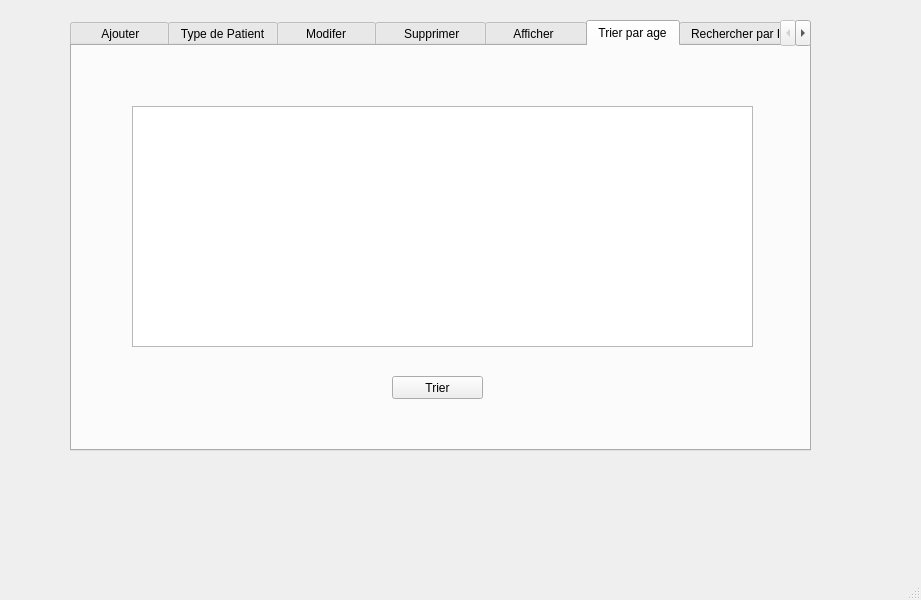
<?xml version="1.0" encoding="UTF-8"?>
<ui version="4.0">
 <class>MainWindow</class>
 <widget class="QMainWindow" name="MainWindow">
  <property name="geometry">
   <rect>
    <x>0</x>
    <y>0</y>
    <width>921</width>
    <height>600</height>
   </rect>
  </property>
  <property name="windowTitle">
   <string>MainWindow</string>
  </property>
  <widget class="QWidget" name="centralwidget">
   <widget class="QTabWidget" name="tabWidget_2">
    <property name="geometry">
     <rect>
      <x>70</x>
      <y>20</y>
      <width>741</width>
      <height>431</height>
     </rect>
    </property>
    <property name="styleSheet">
     <string notr="true"/>
    </property>
    <property name="currentIndex">
     <number>5</number>
    </property>
    <property name="usesScrollButtons">
     <bool>true</bool>
    </property>
    <widget class="QWidget" name="AddA">
     <attribute name="title">
      <string>      Ajouter     </string>
     </attribute>
     <widget class="QPushButton" name="pb_ajouter">
      <property name="geometry">
       <rect>
        <x>280</x>
        <y>330</y>
        <width>151</width>
        <height>23</height>
       </rect>
      </property>
      <property name="text">
       <string>Ajouter</string>
      </property>
     </widget>
     <widget class="QComboBox" name="comboBox_typec">
      <property name="geometry">
       <rect>
        <x>270</x>
        <y>300</y>
        <width>231</width>
        <height>22</height>
       </rect>
      </property>
      <property name="editable">
       <bool>false</bool>
      </property>
      <property name="currentText">
       <string/>
      </property>
      <property name="currentIndex">
       <number>-1</number>
      </property>
     </widget>
     <widget class="QLineEdit" name="lineEdit_id">
      <property name="geometry">
       <rect>
        <x>0</x>
        <y>20</y>
        <width>231</width>
        <height>20</height>
       </rect>
      </property>
      <property name="styleSheet">
       <string notr="true"/>
      </property>
      <property name="text">
       <string/>
      </property>
      <property name="placeholderText">
       <string>ID </string>
      </property>
     </widget>
     <widget class="QLineEdit" name="lineEdit_nom">
      <property name="geometry">
       <rect>
        <x>0</x>
        <y>60</y>
        <width>231</width>
        <height>20</height>
       </rect>
      </property>
      <property name="placeholderText">
       <string>Nom</string>
      </property>
     </widget>
     <widget class="QLineEdit" name="lineEdit_age">
      <property name="geometry">
       <rect>
        <x>0</x>
        <y>160</y>
        <width>231</width>
        <height>20</height>
       </rect>
      </property>
      <property name="acceptDrops">
       <bool>true</bool>
      </property>
      <property name="autoFillBackground">
       <bool>false</bool>
      </property>
      <property name="text">
       <string/>
      </property>
      <property name="placeholderText">
       <string>Date de naissance</string>
      </property>
     </widget>
     <widget class="QLineEdit" name="lineEdit_prenom">
      <property name="geometry">
       <rect>
        <x>0</x>
        <y>110</y>
        <width>231</width>
        <height>20</height>
       </rect>
      </property>
      <property name="text">
       <string/>
      </property>
      <property name="placeholderText">
       <string>Prenom</string>
      </property>
     </widget>
     <widget class="QLineEdit" name="lineEdit_adresse">
      <property name="geometry">
       <rect>
        <x>0</x>
        <y>260</y>
        <width>231</width>
        <height>20</height>
       </rect>
      </property>
      <property name="placeholderText">
       <string>Adresse</string>
      </property>
     </widget>
     <widget class="QPushButton" name="load">
      <property name="geometry">
       <rect>
        <x>550</x>
        <y>300</y>
        <width>75</width>
        <height>23</height>
       </rect>
      </property>
      <property name="text">
       <string>types client</string>
      </property>
     </widget>
     <widget class="QLineEdit" name="lineEdit_sexe">
      <property name="geometry">
       <rect>
        <x>0</x>
        <y>210</y>
        <width>231</width>
        <height>20</height>
       </rect>
      </property>
      <property name="acceptDrops">
       <bool>true</bool>
      </property>
      <property name="autoFillBackground">
       <bool>false</bool>
      </property>
      <property name="text">
       <string/>
      </property>
      <property name="placeholderText">
       <string>Sexe</string>
      </property>
     </widget>
     <widget class="QLineEdit" name="lineEdit_situation_familliale">
      <property name="geometry">
       <rect>
        <x>270</x>
        <y>20</y>
        <width>231</width>
        <height>20</height>
       </rect>
      </property>
      <property name="acceptDrops">
       <bool>true</bool>
      </property>
      <property name="autoFillBackground">
       <bool>false</bool>
      </property>
      <property name="text">
       <string/>
      </property>
      <property name="placeholderText">
       <string>Situation familliale</string>
      </property>
     </widget>
     <widget class="QLineEdit" name="lineEdit_tel_a_prevenir">
      <property name="geometry">
       <rect>
        <x>270</x>
        <y>260</y>
        <width>231</width>
        <height>20</height>
       </rect>
      </property>
      <property name="acceptDrops">
       <bool>true</bool>
      </property>
      <property name="autoFillBackground">
       <bool>false</bool>
      </property>
      <property name="text">
       <string/>
      </property>
      <property name="placeholderText">
       <string>tel a prevenir</string>
      </property>
     </widget>
     <widget class="QLineEdit" name="lineEdit_nom_a_prevenir">
      <property name="geometry">
       <rect>
        <x>270</x>
        <y>210</y>
        <width>231</width>
        <height>20</height>
       </rect>
      </property>
      <property name="acceptDrops">
       <bool>true</bool>
      </property>
      <property name="autoFillBackground">
       <bool>false</bool>
      </property>
      <property name="text">
       <string/>
      </property>
      <property name="placeholderText">
       <string>Nom a prevenir</string>
      </property>
     </widget>
     <widget class="QLineEdit" name="lineEdit_tel">
      <property name="geometry">
       <rect>
        <x>270</x>
        <y>160</y>
        <width>231</width>
        <height>20</height>
       </rect>
      </property>
      <property name="acceptDrops">
       <bool>true</bool>
      </property>
      <property name="autoFillBackground">
       <bool>false</bool>
      </property>
      <property name="text">
       <string/>
      </property>
      <property name="placeholderText">
       <string>tel</string>
      </property>
     </widget>
     <widget class="QLineEdit" name="lineEdit_Code_assurance">
      <property name="geometry">
       <rect>
        <x>270</x>
        <y>110</y>
        <width>231</width>
        <height>20</height>
       </rect>
      </property>
      <property name="acceptDrops">
       <bool>true</bool>
      </property>
      <property name="autoFillBackground">
       <bool>false</bool>
      </property>
      <property name="text">
       <string/>
      </property>
      <property name="placeholderText">
       <string>Code Assurance</string>
      </property>
     </widget>
     <widget class="QLineEdit" name="lineEdit_Assurance">
      <property name="geometry">
       <rect>
        <x>270</x>
        <y>60</y>
        <width>231</width>
        <height>20</height>
       </rect>
      </property>
      <property name="acceptDrops">
       <bool>true</bool>
      </property>
      <property name="autoFillBackground">
       <bool>false</bool>
      </property>
      <property name="text">
       <string/>
      </property>
      <property name="placeholderText">
       <string>Assurance Medical</string>
      </property>
     </widget>
    </widget>
    <widget class="QWidget" name="addT">
     <attribute name="title">
      <string>Type de Patient</string>
     </attribute>
     <widget class="QGroupBox" name="groupBox_5">
      <property name="geometry">
       <rect>
        <x>30</x>
        <y>50</y>
        <width>351</width>
        <height>321</height>
       </rect>
      </property>
      <property name="title">
       <string>Ajout type</string>
      </property>
      <widget class="QLineEdit" name="lineEdit_type">
       <property name="geometry">
        <rect>
         <x>80</x>
         <y>80</y>
         <width>181</width>
         <height>20</height>
        </rect>
       </property>
       <property name="styleSheet">
        <string notr="true"/>
       </property>
       <property name="placeholderText">
        <string>Nouveau type</string>
       </property>
      </widget>
      <widget class="QTextEdit" name="textEdit">
       <property name="geometry">
        <rect>
         <x>30</x>
         <y>140</y>
         <width>281</width>
         <height>81</height>
        </rect>
       </property>
       <property name="styleSheet">
        <string notr="true">QLineEdit {
    border: 2px solid gray;
    border-radius: 10px;
    padding: 0 8px;
    background: yellow;
    selection-background-color: darkgray;
}</string>
       </property>
       <property name="documentTitle">
        <string/>
       </property>
       <property name="lineWrapMode">
        <enum>QTextEdit::WidgetWidth</enum>
       </property>
       <property name="placeholderText">
        <string>Description</string>
       </property>
      </widget>
      <widget class="QPushButton" name="pb_ajouter_type">
       <property name="geometry">
        <rect>
         <x>90</x>
         <y>260</y>
         <width>161</width>
         <height>23</height>
        </rect>
       </property>
       <property name="text">
        <string>Ajouter</string>
       </property>
      </widget>
     </widget>
     <widget class="QGroupBox" name="groupBox">
      <property name="geometry">
       <rect>
        <x>420</x>
        <y>50</y>
        <width>351</width>
        <height>321</height>
       </rect>
      </property>
      <property name="title">
       <string>Suppression type</string>
      </property>
      <widget class="QLineEdit" name="lineEdit_typec_supp">
       <property name="geometry">
        <rect>
         <x>90</x>
         <y>80</y>
         <width>181</width>
         <height>20</height>
        </rect>
       </property>
       <property name="placeholderText">
        <string>Type à supprimer</string>
       </property>
      </widget>
      <widget class="QPushButton" name="pb_supprimer_type">
       <property name="geometry">
        <rect>
         <x>114</x>
         <y>160</y>
         <width>141</width>
         <height>23</height>
        </rect>
       </property>
       <property name="text">
        <string>Supprimer</string>
       </property>
      </widget>
     </widget>
    </widget>
    <widget class="QWidget" name="modif">
     <attribute name="title">
      <string>     Modifer     </string>
     </attribute>
     <widget class="QPushButton" name="pb_modifier">
      <property name="geometry">
       <rect>
        <x>290</x>
        <y>330</y>
        <width>151</width>
        <height>23</height>
       </rect>
      </property>
      <property name="text">
       <string>Modifier</string>
      </property>
     </widget>
     <widget class="QLineEdit" name="lineEdit_idclient_modif">
      <property name="geometry">
       <rect>
        <x>250</x>
        <y>80</y>
        <width>231</width>
        <height>20</height>
       </rect>
      </property>
      <property name="placeholderText">
       <string>ID client à modifier</string>
      </property>
     </widget>
     <widget class="QLineEdit" name="lineEdit_nom_modif">
      <property name="geometry">
       <rect>
        <x>250</x>
        <y>120</y>
        <width>231</width>
        <height>20</height>
       </rect>
      </property>
      <property name="placeholderText">
       <string>Nom</string>
      </property>
     </widget>
     <widget class="QLineEdit" name="lineEdit_prenom_modif">
      <property name="geometry">
       <rect>
        <x>250</x>
        <y>160</y>
        <width>231</width>
        <height>20</height>
       </rect>
      </property>
      <property name="placeholderText">
       <string>Prénom</string>
      </property>
     </widget>
     <widget class="QComboBox" name="comboBox_typec_2">
      <property name="geometry">
       <rect>
        <x>250</x>
        <y>240</y>
        <width>231</width>
        <height>22</height>
       </rect>
      </property>
      <property name="editable">
       <bool>false</bool>
      </property>
      <property name="currentText">
       <string/>
      </property>
      <property name="currentIndex">
       <number>-1</number>
      </property>
     </widget>
     <widget class="QLineEdit" name="lineEdit_age_modif">
      <property name="geometry">
       <rect>
        <x>250</x>
        <y>200</y>
        <width>231</width>
        <height>20</height>
       </rect>
      </property>
      <property name="placeholderText">
       <string>Age</string>
      </property>
     </widget>
     <widget class="QLineEdit" name="lineEdit_adresse_modif">
      <property name="geometry">
       <rect>
        <x>250</x>
        <y>280</y>
        <width>231</width>
        <height>20</height>
       </rect>
      </property>
      <property name="placeholderText">
       <string>Adresse</string>
      </property>
     </widget>
     <widget class="QPushButton" name="load_2">
      <property name="geometry">
       <rect>
        <x>520</x>
        <y>240</y>
        <width>75</width>
        <height>23</height>
       </rect>
      </property>
      <property name="text">
       <string>type client</string>
      </property>
     </widget>
    </widget>
    <widget class="QWidget" name="supp">
     <attribute name="title">
      <string>     Supprimer    </string>
     </attribute>
     <widget class="QGroupBox" name="groupBox_2">
      <property name="geometry">
       <rect>
        <x>120</x>
        <y>60</y>
        <width>511</width>
        <height>321</height>
       </rect>
      </property>
      <property name="title">
       <string>Suppression</string>
      </property>
      <widget class="QLineEdit" name="lineEdit_idclient_2">
       <property name="geometry">
        <rect>
         <x>122</x>
         <y>120</y>
         <width>241</width>
         <height>20</height>
        </rect>
       </property>
       <property name="placeholderText">
        <string>ID de patient à supprimer</string>
       </property>
      </widget>
      <widget class="QPushButton" name="pb_supprimer">
       <property name="geometry">
        <rect>
         <x>164</x>
         <y>170</y>
         <width>161</width>
         <height>23</height>
        </rect>
       </property>
       <property name="text">
        <string>Supprimer</string>
       </property>
      </widget>
     </widget>
    </widget>
    <widget class="QWidget" name="affiche">
     <attribute name="title">
      <string>     Afficher      </string>
     </attribute>
     <widget class="QTableView" name="tabannonce">
      <property name="geometry">
       <rect>
        <x>60</x>
        <y>60</y>
        <width>621</width>
        <height>241</height>
       </rect>
      </property>
     </widget>
     <widget class="QPushButton" name="pushButton">
      <property name="geometry">
       <rect>
        <x>290</x>
        <y>340</y>
        <width>161</width>
        <height>23</height>
       </rect>
      </property>
      <property name="text">
       <string>Affiche</string>
      </property>
     </widget>
    </widget>
    <widget class="QWidget" name="trier">
     <attribute name="title">
      <string>Trier par age</string>
     </attribute>
     <widget class="QTableView" name="tabannonce_tri">
      <property name="geometry">
       <rect>
        <x>60</x>
        <y>60</y>
        <width>621</width>
        <height>241</height>
       </rect>
      </property>
     </widget>
     <widget class="QPushButton" name="pb_asc_tri">
      <property name="geometry">
       <rect>
        <x>320</x>
        <y>330</y>
        <width>91</width>
        <height>23</height>
       </rect>
      </property>
      <property name="text">
       <string>Trier</string>
      </property>
     </widget>
    </widget>
    <widget class="QWidget" name="pays">
     <attribute name="title">
      <string>Rechercher par ID</string>
     </attribute>
     <widget class="QTableView" name="tabannonce_aff_client">
      <property name="geometry">
       <rect>
        <x>60</x>
        <y>130</y>
        <width>611</width>
        <height>241</height>
       </rect>
      </property>
     </widget>
     <widget class="QLineEdit" name="lineEdit_aff_idclient">
      <property name="geometry">
       <rect>
        <x>160</x>
        <y>70</y>
        <width>113</width>
        <height>21</height>
       </rect>
      </property>
      <property name="placeholderText">
       <string>ID Patient</string>
      </property>
     </widget>
     <widget class="QPushButton" name="pb_aff_client">
      <property name="geometry">
       <rect>
        <x>440</x>
        <y>70</y>
        <width>111</width>
        <height>21</height>
       </rect>
      </property>
      <property name="text">
       <string>Afficher</string>
      </property>
     </widget>
    </widget>
    <widget class="QWidget" name="tab">
     <attribute name="title">
      <string>statistics</string>
     </attribute>
     <widget class="QTableView" name="tabannonce_2">
      <property name="geometry">
       <rect>
        <x>70</x>
        <y>20</y>
        <width>621</width>
        <height>241</height>
       </rect>
      </property>
     </widget>
    </widget>
   </widget>
  </widget>
  <widget class="QMenuBar" name="menubar">
   <property name="geometry">
    <rect>
     <x>0</x>
     <y>0</y>
     <width>921</width>
     <height>21</height>
    </rect>
   </property>
  </widget>
  <widget class="QStatusBar" name="statusbar"/>
 </widget>
 <resources/>
 <connections/>
</ui>
